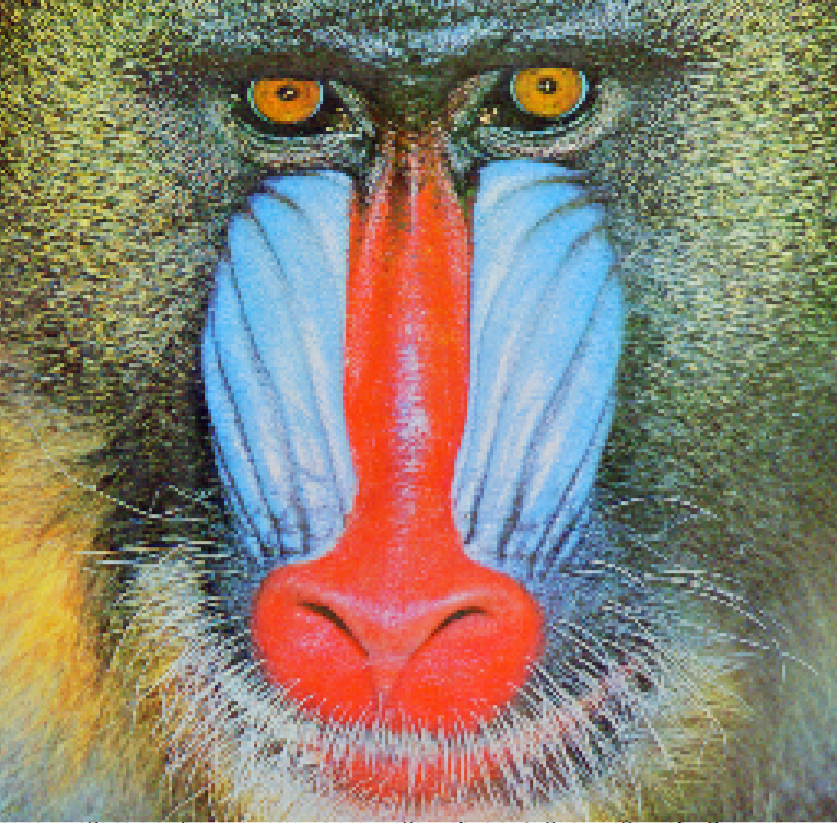
#> input picture Resources/Images/mandarin_monkey.PNG, 837 x 823 px, found by its file name
$ python basicMath.py
#> lines starting #> are read from the running program, lines starting #| are printed output that depends on the picture
# this file does basic 3D addition, multiplication, div, and subtraction
# this code uses numpy.random fill array values automatically
import numpy as np
import cv2 as cv
from matplotlib import pyplot as plt


def do_something(arr_1, arr_2):
    print("Enter 1 fot Addition")
    print("Enter 2 fot Subtraction")
    print("Enter 3 fot Multiplication")
    print("Enter 4 fot Division")

    case = int(input("Enter what operation you're going to do!"))

    return {
        1: (arr_1+arr_2),
        2: (arr_1-arr_2),
        3: (arr_1*arr_2),
        4: (arr_1/arr_2),
    }.get(case, "ERROR")


try:
    while True:
        image = cv.imread(r"C:\Users\arkma\PycharmProjects\karomiOpenCVClass\Resources\Images\mandarin_monkey.PNG")
#> image is the input picture: shape (823, 837, 3); mean B, G, R 113.4, 129, 137.8
        w, h, d = image.shape
#> w = 823; h = 837; d = 3
        fir_arr = np.random.randint(1024, size=(5, 5, 3))
        sec_arr = np.random.randint(1024, size=(5, 5, 3))
        print("FIRST RANDOM ARRAY")
        print(fir_arr)
        print("SECOND RANDOM ARRAY")
        print(sec_arr)
        result = do_something(fir_arr, sec_arr)
#> the answer given: 3
        print(result)
        result[np.where(result > 255)] = (result[np.where(result > 255)] % 255) - 1
        # [6 lines of commented-out code are left out]
        print("RESULT")
        print(result)
        plt.imshow(result, interpolation="none")
        plt.show()
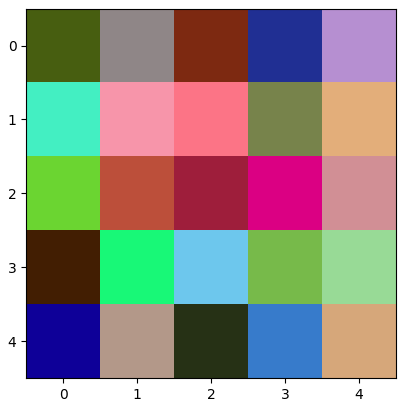
#> figure drawn by matplotlib, 1 panel
#> the answer given: 3
#> the answer given: 3
#> the answer given: 3
#> the answer given: 3
#> the answer given: 3
#> (the run stopped early here; a loop or call above may not have finished)
